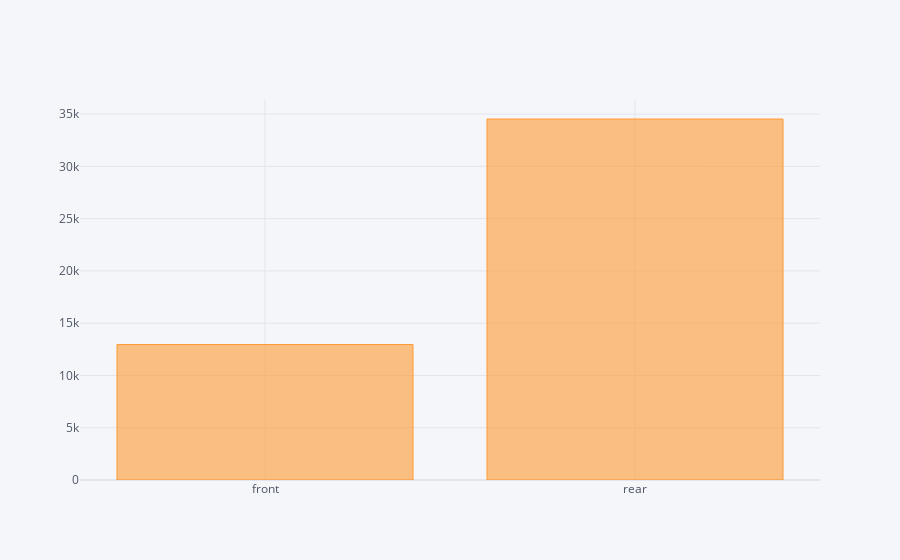

The code cell stored with this chart in its notebook:
### Code cell
data.groupby('enginelocation')['price'].mean().iplot(kind='bar')

### Figure 1 — Plotly figure (JSON) as saved in the notebook; plotly's stock layout.template omitted (floating-point values rounded to 4 significant figures)
{"data": [{"marker": {"color": "rgba(255, 153, 51, 0.6)", "line": {"color": "rgba(255, 153, 51, 1.0)", "width": 1}}, "name": "price", "orientation": "v", "text": "", "type": "bar", "x": ["front", "rear"], "y": [12960.0, 34528]}], "layout": {"legend": {"bgcolor": "#F5F6F9", "font": {"color": "#4D5663"}}, "paper_bgcolor": "#F5F6F9", "plot_bgcolor": "#F5F6F9", "title": {"font": {"color": "#4D5663"}}, "xaxis": {"gridcolor": "#E1E5ED", "showgrid": true, "tickfont": {"color": "#4D5663"}, "title": {"font": {"color": "#4D5663"}, "text": ""}, "zerolinecolor": "#E1E5ED"}, "yaxis": {"gridcolor": "#E1E5ED", "showgrid": true, "tickfont": {"color": "#4D5663"}, "title": {"font": {"color": "#4D5663"}, "text": ""}, "zerolinecolor": "#E1E5ED"}}}
